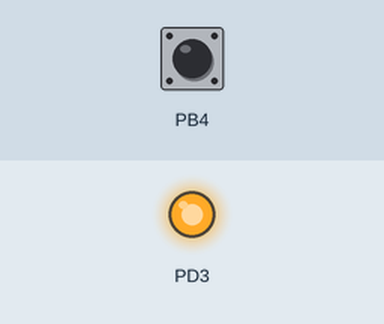
A program run on a simulated ATmega328P, built with avr-gcc and emulated at 16 MHz. Shown: output pins drawn as LEDs (lit = HIGH). Inputs (shaded band) come from the test bench; at power-on: PB4 HIGH.

Above: at 1.2 s.
1.3 s: PB4 pulled LOW for 0.15 s
At 1.37 s:
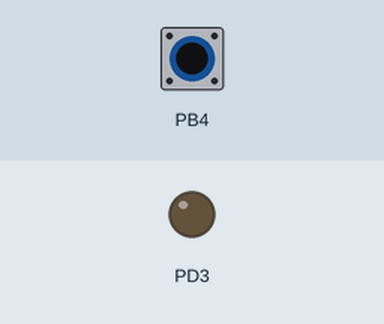
2.9 s: PB4 pulled LOW for 3.2 s
At 7.2 s:
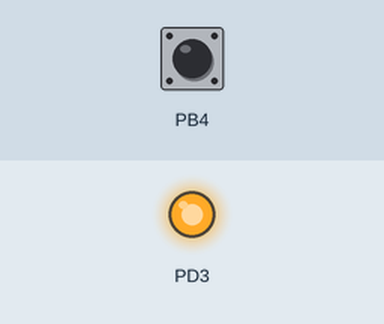
Timing chart, 0 to 8.7 s (numbered marks = the images above; inputs shaded):
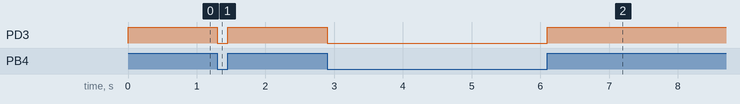

The program:

main.c
```c
#define __AVR_ATmega328P__
#define F_CPU 16000000

#include <avr/io.h>
#include <util/delay.h>
#include "gpio.h"

GPIO_t led = { .pin = 3, .mode = GPIO_MODE_Output, .invert = true };
GPIO_t sw = { .pin = 12, .mode = GPIO_MODE_Input, .pullup = true, .invert = true };

// Wygoda użycia
// Skalowalność
// Separacja modułów
// Hardeer <--> Aplikacja - oddzielnie
// Testy jednostkow modułów
// +/- częściowa wielplatformowość

int main2(void)
{
  GPIO_Init(&led);
  GPIO_Init(&sw);

  while (1)
  {
    if(GPIO_In(&sw))
    {
      GPIO_Set(&led);
    }
    else
    {
      GPIO_Rst(&led);
    }
  }
}

// Mniejszy narzut pamięci
// Szybciej wykonujący się kod

int main(void)
{
  DDRD |= (1 << 3);  // *****1***
  DDRB &= ~(1 << 4); // ****0****
  PORTB |= (1 << 4); // ****1****

  while (1)
  {
    if(~PINB & (1 << 4))
    {
      PORTD &= ~(1 << 3);
    }
    else
    {
      PORTD |= (1 << 3);
    }
  }
}
```

gpio.c
```c
#define __AVR_ATmega328P__
#define F_CPU 16000000

#include <avr/io.h>
#include "gpio.h"

void GPIO_Set(GPIO_t *gpio)
{
  if(gpio->invert) GPIO_PORT(gpio->_gpio) &= ~(1 << gpio->_pin);
  else GPIO_PORT(gpio->_gpio) |= 1 << gpio->_pin;
  gpio->set = true;
}

void GPIO_Rst(GPIO_t *gpio)
{
  if(gpio->invert) GPIO_PORT(gpio->_gpio) |= 1 << gpio->_pin;
  else GPIO_PORT(gpio->_gpio) &= ~(1 << gpio->_pin);
  gpio->set = false;
}

void GPIO_Tgl(GPIO_t *gpio)
{
  GPIO_PORT(gpio->_gpio) ^= 1 << gpio->_pin;
}

bool GPIO_In(GPIO_t *gpio)
{
  uint8_t in = GPIO_PIN(gpio->_gpio);
  if(gpio->invert) in = ~in;
  return in & (1 << gpio->_pin);
}

void GPIO_Init(GPIO_t *gpio)
{
  if(gpio->pin < 8)  {
    gpio->_gpio = GPIOD;
    gpio->_pin = gpio->pin;
  }
  else if(gpio->pin < 14) {
    gpio->_gpio = GPIOB;
    gpio->_pin = (gpio->pin) - 8;
  }
  else if(gpio->pin < 20) {
    gpio->_gpio = GPIOC;
    gpio->_pin = (gpio->pin) - 14;
  }
  else return;

  if(gpio->mode == GPIO_MODE_Output) {
    GPIO_DDR(gpio->_gpio) |= 1 << gpio->_pin;
    if(gpio->set) GPIO_Set(gpio);
    else GPIO_Rst(gpio);
  }
  else {
    GPIO_DDR(gpio->_gpio) &= ~(1 << gpio->_pin);
    if(gpio->pullup) GPIO_PORT(gpio->_gpio) |= 1 << gpio->_pin;
    else GPIO_PORT(gpio->_gpio) &= ~(1 << gpio->_pin);
  }
}
```

gpio.h
```c
#ifndef GPIO_H_
#define GPIO_H_

#include <stdint.h>
#include <stdbool.h>
#include <avr/io.h>

#define GPIOB 0x03 + __SFR_OFFSET
#define GPIOC 0x06 + __SFR_OFFSET
#define GPIOD 0x09 + __SFR_OFFSET

#define GPIO_PIN(x) (*(volatile uint8_t *)(x))
#define GPIO_DDR(x) (*(volatile uint8_t *)(x + 1))
#define GPIO_PORT(x) (*(volatile uint8_t *)(x + 2))

typedef enum {
  GPIO_MODE_Input = 0,
  GPIO_MODE_Output = 1,
} GPIO_Mode_e;

typedef struct {
  uint8_t pin;
  GPIO_Mode_e mode;
  bool invert;
  bool pullup;
  bool set;
  uint8_t _gpio;
  uint8_t _pin;
} GPIO_t;

void GPIO_Set(GPIO_t *gpio);
void GPIO_Rst(GPIO_t *gpio);
void GPIO_Tgl(GPIO_t *gpio);
bool GPIO_In(GPIO_t *gpio);
void GPIO_Init(GPIO_t *gpio);

#endif
```

Measured:
- after the input at 1.3 s, PD3: HIGH → LOW at once, → HIGH 0.15 s later
- after the input at 2.9 s, PD3: HIGH → LOW at once, → HIGH 3.2 s later
